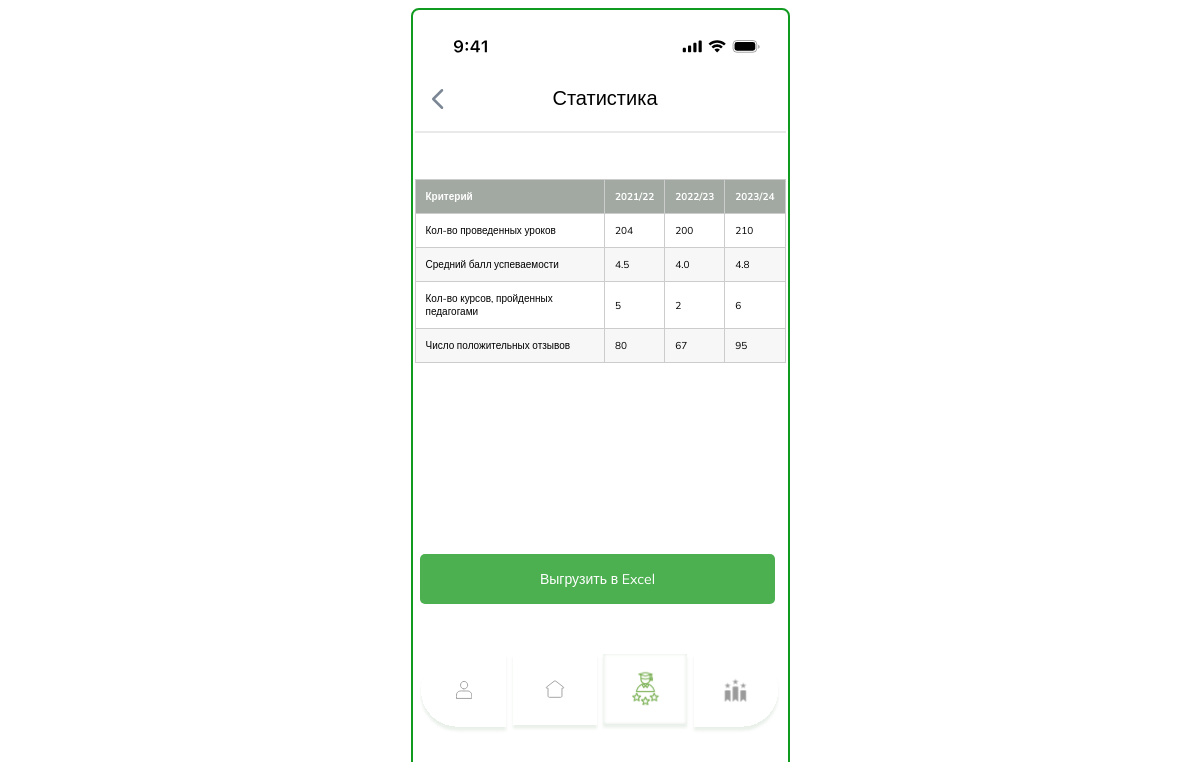
The app's page /statistics with its own data.
### backend/models.py (models this page shows)
class Period(models.Model):
    title = models.CharField('title', max_length=200)
    lessons_amount = models.IntegerField('lessons_amount')
    courses_amount = models.IntegerField('courses_amount')
    reviews_amount = models.IntegerField('reviews_amount', default=0)
    average = models.FloatField('average')

### backend/views.py (the view)
# urls.py: path('statistics', views.statistics, name='statistics'),
def statistics(request):
    data = {
        'periods': Period.objects.all()
        }
    return render(request, 'backend/user/статистика.html', data)

### backend/templates/backend/user/статистика.html (shortened to what this page needs)
{% extends 'backend/user/layout.html' %}
{% load static %}
{% block styles %}
  <link rel="stylesheet" href="{% static 'backend/css/user/статистика.css' %}">
{% endblock styles %}
{% block header %}
  Статистика
{% endblock header %}
{% block content %}
  <table id="data-table">
    <thead>
      <tr>
        <th>Критерий</th>
        {% for period in periods %}
          <th>{{ period.title }}</th>
        {% endfor %}
      </tr>
    </thead>
    <tbody>
      <tr>
        <td>Кол-во проведенных уроков</td>
        {% for period in periods %}
          <td>{{ period.lessons_amount }}</td>
        {% endfor %}
      </tr>
      <tr>
        <td>Средний балл успеваемости</td>
        {% for period in periods %}
          <td>{{ period.average }}</td>
        {% endfor %}
      </tr>
      <tr>
        <td>Кол-во курсов, пройденных педагогами</td>
        {% for period in periods %}
          <td>{{ period.courses_amount }}</td>
        {% endfor %}
      </tr>
      <tr>
        <td>Число положительных отзывов</td>
        {% for period in periods %}
          <td>{{ period.reviews_amount }}</td>
        {% endfor %}
      </tr>
    </tbody>
  </table>
  <div class="raschet">
    <a id="exportToExcel" href="#" class="redact_gr">Выгрузить в Excel</a>
  </div>
{% endblock content %}
{% block footer %}
  <div class="image-container">
    <a href="{% url 'index'  %}">
      <img src="{% static 'backend/img/pers-def.svg' %}" alt="Первая" class="responsive-image">
    </a>
    <a href="{% url 'home_def' %}">
      <img src="{% static 'backend/img/home-def.svg' %}" alt="Вторая" class="responsive-image">
    </a>
    <a href="{% url 'statistics'  %}">
      <img src="{% static 'backend/img/statistics-act.svg' %}" alt="Третья" class="responsive-image">
    </a>
    <a href="{% url 'rating'  %}">
      <img src="{% static 'backend/img/rating-def.svg' %}" alt="Четвертая" class="responsive-image">
    </a>
  </div>
{% endblock footer %}

### backend/templates/backend/user/layout.html (shortened to what this page needs)
{% load static %}
<!DOCTYPE html>
<html lang="en">
<head>
        {% block styles %}
        {% endblock styles %}
</head>
<body>
  <div class="main">
    <div class="content">
      <form action="">
        <img src="{% static 'backend/img/Status Bar - iPhone.svg' %}" alt="Верх" class="header-image">
        <div class="header-container">
          <a href="{% url 'edit_groups' %}">
            <img src="{% static 'backend/img/стрелочка.svg' %}" alt="стрелочка" class="arrow-image">
          </a>
          <div class="stimul_zag">
                {% block header %}
                {% endblock header %}
          </div>
        </div>
        <hr class="divider">
        {% block content %}
        {% endblock content %}
        {% block footer %}
        {% endblock footer %}
      </form>
</body>
</html>

### backend/static/backend/css/user/статистика.css (style rules this page uses)
body { font-family: 'Mulish', sans-serif; }
@media all and (min-width: 375px) { .main { width: 375px; height: 812px; margin: 0 auto; display: flex; flex-direction: column; border: 2px solid #109a20; border-radius: 8px; position: relative; } }
@media all and (min-width: 375px) { table { width: 100%; border-collapse: collapse; } }
@media all and (min-width: 375px) { th, td { border: 1px solid #109a20; text-align: left; padding: 7px; font-size: 10px; } }
@media all and (min-width: 375px) { th { background-color: rgba(106, 118, 106, 0.58); color: #ffffff; } }
@media all and (min-width: 375px) { tbody tr:nth-child(even) { background-color: rgba(240, 240, 240, 0.5); } }
@media all and (min-width: 375px) { .header-image { width: 100%; margin-top: 0px; height: auto; } }
@media all and (min-width: 375px) { .header-container { display: flex; align-items: center; margin: 10px; } }
@media all and (min-width: 375px) { .stimul_zag { font-size: 20px; margin-left: 10px; } }
@media all and (min-width: 375px) { .arrow-image { width: 30px; height: auto; position: absolute; margin-top: -14px; margin-left: -120px; } }
@media all and (min-width: 375px) { .divider { display: flex; border: none; border-top: 2px solid #e9e9e9; margin: 0px; width: 100%; margin-bottom: 35px; } }
@media all and (min-width: 375px) { .redact_gr { position: fixed; background-color: rgb(76, 175, 80); color: white; border: none; padding: 10px; text-align: center; text-decoration: none; display: inline-flex; justify-content: center; align-items: center; width: 335px; height: 30px; font-size: 14px; margin-top: 180px; margin-left: -180px; cursor: pointer; border-radius: 5px; font-family: 'Mulish', sans-serif; } }
@media all and (min-width: 375px) { .content { margin: 2px; } }
@media all and (min-width: 375px) { .image-container { position: fixed; display: flex; justify-content: space-around; margin-bottom: -1000px; } }
@media all and (min-width: 375px) { .responsive-image { max-width: 90px; height: auto; margin: 0px; } }
@media all and (min-width: 375px) { .content>form { display: flex; flex-direction: column; height: 368px; justify-content: space-around; align-items: center; } }
@media all and (min-width: 375px) { th, td { padding: 10px; border: 1px solid #ccc; text-align: left; } }
@media all and (min-width: 375px) { thead { background-color: #f2f2f2; } }

### records on screen
Period: title "2021/22", lessons_amount "204", average "4.5", courses_amount "5", reviews_amount "80"
Period: title "2022/23", lessons_amount "200", average "4.0", courses_amount "2", reviews_amount "67"
Period: title "2023/24", lessons_amount "210", average "4.8", courses_amount "6", reviews_amount "95"
